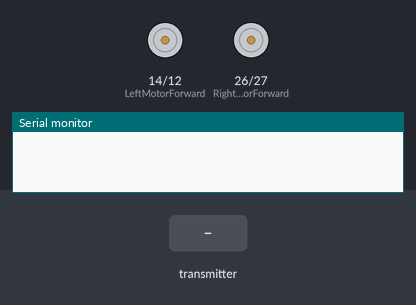
Bench run of a sketch on a simulated ESP32. Shown: motor-driver pin pairs drawn as motors (green arrow = first pin HIGH = forward, orange = second pin HIGH = backward, longer = more drive), the last lines printed to the serial monitor. Inputs (shaded band) come from the test bench.

Above: at 1.2 s.
1.3 s: the transmitter starts sending a = 1024
At 1.7 s:
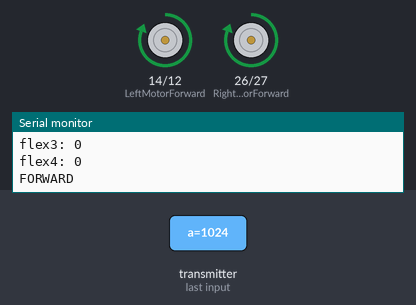
2.8 s: the transmitter starts sending b = 1024
At 4.0 s:
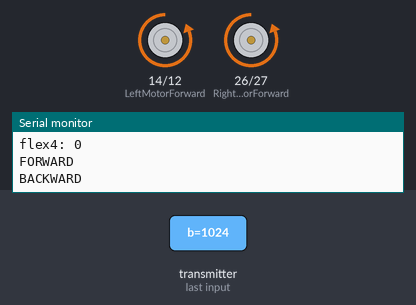
4.3 s: the transmitter starts sending c = 1024
At 5.2 s:
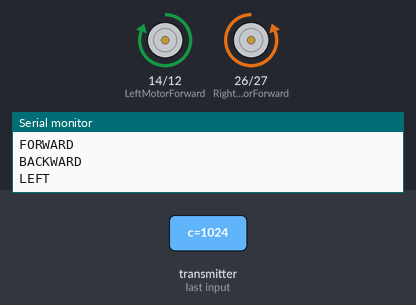
5.8 s: the transmitter starts sending d = 1024
At 6.4 s:
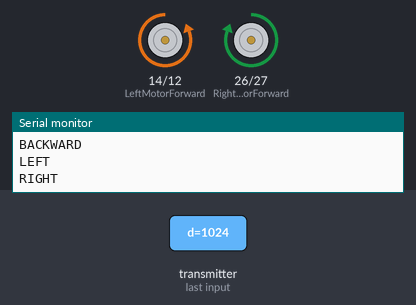
7.3 s: the transmitter starts sending d = 0
At 8.5 s:
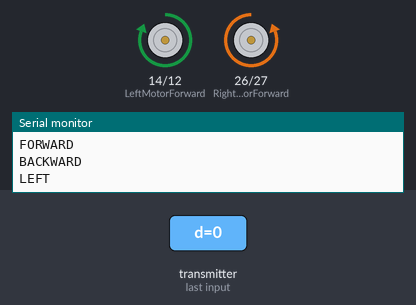
8.8 s: the transmitter starts sending d = 2048
At 9.9 s:
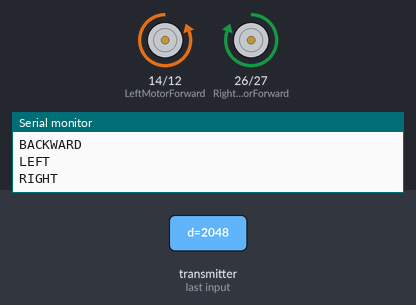
Timing chart, 0 to 11.3 s (numbered marks = the images above; inputs shaded):
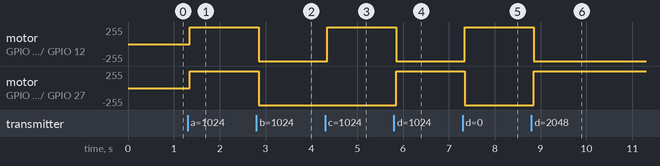

The sketch:

FlexSensorReceiver.ino
```cpp
//receiver flex
#include <esp_now.h>
#include <WiFi.h>

// Structure example to receive data
// Must match the sender structure

//Motor A
const int RightMotorForward = 26;    // IN1
const int RightMotorBackward = 27;   // IN2
//Motor B
const int LeftMotorForward = 14;     // IN3
const int LeftMotorBackward = 12;    // IN4

typedef struct struct_message {
    int a;
    int b;
    int c;
    int d;

} struct_message;

// Create a struct_message called myData
struct_message myData;

// callback function that will be executed when data is received
void OnDataRecv(const uint8_t * mac, const uint8_t *incomingData, int len) {


  memcpy(&myData, incomingData, sizeof(myData));
  Serial.print("flex1: ");
  Serial.println(myData.a);
  Serial.print("flex2: ");
  Serial.println(myData.b);
  Serial.print("flex3: ");
  Serial.println(myData.c);
  Serial.print("flex4: ");
  Serial.println(myData.d);

  if(myData.a > 200){
    digitalWrite(RightMotorForward, HIGH);
    digitalWrite(RightMotorBackward, LOW);
    digitalWrite(LeftMotorForward, HIGH);
    digitalWrite(LeftMotorBackward, LOW);
    Serial.println("FORWARD");
    }

    if(myData.b > 10){
    digitalWrite(RightMotorForward, LOW);
    digitalWrite(RightMotorBackward, HIGH);
    digitalWrite(LeftMotorForward, LOW);
    digitalWrite(LeftMotorBackward, HIGH);
    Serial.println("BACKWARD");
    }

    if( myData.c > 250 ){
    digitalWrite(RightMotorForward, LOW);
    digitalWrite(RightMotorBackward, HIGH);
    digitalWrite(LeftMotorForward, HIGH);
    digitalWrite(LeftMotorBackward, LOW);
    Serial.println("LEFT");
    }

    if( myData.d > 200 ){
    digitalWrite(RightMotorForward, HIGH);
    digitalWrite(RightMotorBackward, LOW);
    digitalWrite(LeftMotorForward, LOW);
    digitalWrite(LeftMotorBackward, HIGH);
    Serial.println("RIGHT");
    }
    if( myData.d < 200 && myData.d > 200 && myData.b < 10 && myData.d > 200  ){
    digitalWrite(RightMotorForward, LOW);
    digitalWrite(RightMotorBackward, LOW);
    digitalWrite(LeftMotorForward, LOW);
    digitalWrite(LeftMotorBackward, LOW);
    Serial.println("RIGHT");
    }


}


void setup() {
  Serial.begin(115200);
  WiFi.mode(WIFI_STA);
 // Init ESP-NOW
  if (esp_now_init() != ESP_OK) {
    Serial.println("Error initializing ESP-NOW");
    return;
  }

  // Once ESPNow is successfully Init, we will register for recv CB to
  // get recv packer info
  esp_now_register_recv_cb(OnDataRecv);

  pinMode(RightMotorForward, OUTPUT);
  pinMode(LeftMotorForward, OUTPUT);
  pinMode(LeftMotorBackward, OUTPUT);
  pinMode(RightMotorBackward, OUTPUT);

}

void loop() {
}
```

Measured:
- after the input at 1.3 s, motor on GPIO 14 (LeftMotorForward) / GPIO 12 (LeftMotorBackward), motor on GPIO 26 (RightMotorForward) / GPIO 27 (RightMotorBackward): stopped → forward 255/255 after 0.05 s
- after the input at 2.8 s, motor on GPIO 14 (LeftMotorForward) / GPIO 12 (LeftMotorBackward), motor on GPIO 26 (RightMotorForward) / GPIO 27 (RightMotorBackward): forward 255/255 → backward 255/255 after 0.05 s
- after the input at 4.3 s, motor on GPIO 14 (LeftMotorForward) / GPIO 12 (LeftMotorBackward): backward 255/255 → forward 255/255 after 0.05 s
- after the input at 5.8 s, motor on GPIO 14 (LeftMotorForward) / GPIO 12 (LeftMotorBackward): forward 255/255 → backward 255/255 after 0.05 s; motor on GPIO 26 (RightMotorForward) / GPIO 27 (RightMotorBackward): backward 255/255 → forward 255/255 after 0.05 s
- after the input at 7.3 s, motor on GPIO 14 (LeftMotorForward) / GPIO 12 (LeftMotorBackward): backward 255/255 → forward 255/255 after 0.05 s; motor on GPIO 26 (RightMotorForward) / GPIO 27 (RightMotorBackward): forward 255/255 → backward 255/255 after 0.05 s
- after the input at 8.8 s, motor on GPIO 14 (LeftMotorForward) / GPIO 12 (LeftMotorBackward): forward 255/255 → backward 255/255 after 0.05 s; motor on GPIO 26 (RightMotorForward) / GPIO 27 (RightMotorBackward): backward 255/255 → forward 255/255 after 0.05 s
